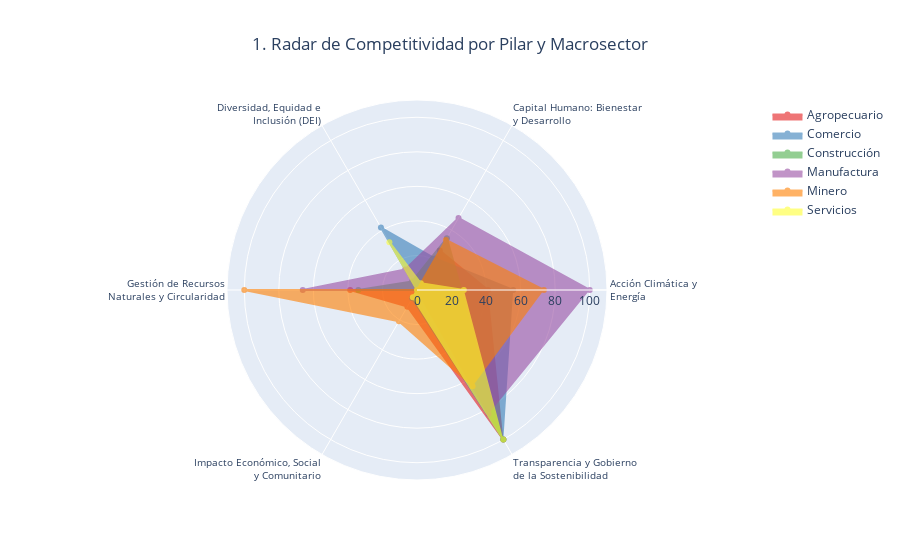

The cell this chart's notebook holds for it:
### Markdown cell above
## 1. Radar de Competitividad por Pilar y Macrosector

### Code cell
# Encadenar las operaciones de pandas para simplificar el proceso:
# 1. Agrupar por Macrosector y Nombre Pilar, calculando la media.
radar_final_df = (
    raw_data.groupby(['Macrosector', 'Nombre Pilar'])['valoracionPonderada']
    .mean()
    .reset_index()
    .pivot_table(
        index='Nombre Pilar',
        columns='Macrosector',
        values='valoracionPonderada'
    )
    .fillna(0)
    .reset_index()
    .rename(columns={'Nombre Pilar': 'category'})
)

categories = radar_final_df['category'].tolist()
macrosectores = radar_final_df.drop(columns='category').columns.tolist()

# Normalize the values for better visualization up to 100
radar_final_df[macrosectores] = radar_final_df[macrosectores].apply(
    lambda x: (x - x.min()) / (x.max() - x.min()) * 100
)   

# Wrap category labels
wrapped_categories = [wrap_text(cat) for cat in categories]

fig = go.Figure()

# Create color palette for different macrosectors
colors = px.colors.qualitative.Set1[:len(macrosectores)]

for i, macrosector in enumerate(macrosectores):
    values = radar_final_df[macrosector].values
    fig.add_trace(go.Scatterpolar(
        r=values,
        theta=wrapped_categories,  # Use wrapped categories
        fill='toself',
        name=macrosector,
        line=dict(color=colors[i % len(colors)]),
        fillcolor=colors[i % len(colors)],
        opacity=0.6
    ))

fig.update_layout(
    polar=dict(
        radialaxis=dict(
            visible=True,
            range=[0, max(radar_final_df.drop(columns='category').max()) * 1.1],  # Dynamic range
            tickmode='linear',
            tick0=0,
            dtick=20
        ),
        angularaxis=dict(
            tickmode='array',
            tickvals=list(range(len(categories))),
            ticktext=wrapped_categories,  # Use wrapped categories
            tickfont=dict(size=10),  # Smaller font for wrapped text
            rotation=0  # Keep labels horizontal for better readability
        )
    ),
    showlegend=True,
    title={
        'text': '1. Radar de Competitividad por Pilar y Macrosector',
        'x': 0.5,
        'xanchor': 'center'
    }
)
fig.show()
save_chart_as_html(fig, '01_radar_macroeconomic.html')
# save as image
fig.write_image("img/01_radar_macroeconomic.png", width=1000, height=800, scale=2)

### Figure 1 — Plotly figure (JSON) as saved in the notebook; plotly's stock layout.template omitted (floating-point values rounded to 4 significant figures)
{"data": [{"fill": "toself", "fillcolor": "rgb(228,26,28)", "line": {"color": "rgb(228,26,28)"}, "name": "Agropecuario", "opacity": 0.6, "r": [41.13, 26.42, 0.0, 38.68, 11.13, 100.0], "theta": ["Acción Climática y<br>Energía", "Capital Humano: Bienestar<br>y Desarrollo", "Diversidad, Equidad e<br>Inclusión (DEI)", "Gestión de Recursos<br>Naturales y Circularidad", "Impacto Económico, Social<br>y Comunitario", "Transparencia y Gobierno<br>de la Sostenibilidad"], "type": "scatterpolar"}, {"fill": "toself", "fillcolor": "rgb(55,126,184)", "line": {"color": "rgb(55,126,184)"}, "name": "Comercio", "opacity": 0.6, "r": [55.68, 21.04, 41.75, 0.0, 5.584, 100.0], "theta": ["Acción Climática y<br>Energía", "Capital Humano: Bienestar<br>y Desarrollo", "Diversidad, Equidad e<br>Inclusión (DEI)", "Gestión de Recursos<br>Naturales y Circularidad", "Impacto Económico, Social<br>y Comunitario", "Transparencia y Gobierno<br>de la Sostenibilidad"], "type": "scatterpolar"}, {"fill": "toself", "fillcolor": "rgb(77,175,74)", "line": {"color": "rgb(77,175,74)"}, "name": "Construcción", "opacity": 0.6, "r": [25.63, 34.62, 5.741, 33.97, 0.0, 100.0], "theta": ["Acción Climática y<br>Energía", "Capital Humano: Bienestar<br>y Desarrollo", "Diversidad, Equidad e<br>Inclusión (DEI)", "Gestión de Recursos<br>Naturales y Circularidad", "Impacto Económico, Social<br>y Comunitario", "Transparencia y Gobierno<br>de la Sostenibilidad"], "type": "scatterpolar"}, {"fill": "toself", "fillcolor": "rgb(152,78,163)", "line": {"color": "rgb(152,78,163)"}, "name": "Manufactura", "opacity": 0.6, "r": [100.0, 48.09, 13.77, 66.13, 0.0, 82.91], "theta": ["Acción Climática y<br>Energía", "Capital Humano: Bienestar<br>y Desarrollo", "Diversidad, Equidad e<br>Inclusión (DEI)", "Gestión de Recursos<br>Naturales y Circularidad", "Impacto Económico, Social<br>y Comunitario", "Transparencia y Gobierno<br>de la Sostenibilidad"], "type": "scatterpolar"}, {"fill": "toself", "fillcolor": "rgb(255,127,0)", "line": {"color": "rgb(255,127,0)"}, "name": "Minero", "opacity": 0.6, "r": [73.46, 33.47, 0.0, 100.0, 20.89, 64.36], "theta": ["Acción Climática y<br>Energía", "Capital Humano: Bienestar<br>y Desarrollo", "Diversidad, Equidad e<br>Inclusión (DEI)", "Gestión de Recursos<br>Naturales y Circularidad", "Impacto Económico, Social<br>y Comunitario", "Transparencia y Gobierno<br>de la Sostenibilidad"], "type": "scatterpolar"}, {"fill": "toself", "fillcolor": "rgb(255,255,51)", "line": {"color": "rgb(255,255,51)"}, "name": "Servicios", "opacity": 0.6, "r": [27.12, 4.451, 31.97, 0.0, 4.787, 100.0], "theta": ["Acción Climática y<br>Energía", "Capital Humano: Bienestar<br>y Desarrollo", "Diversidad, Equidad e<br>Inclusión (DEI)", "Gestión de Recursos<br>Naturales y Circularidad", "Impacto Económico, Social<br>y Comunitario", "Transparencia y Gobierno<br>de la Sostenibilidad"], "type": "scatterpolar"}], "layout": {"polar": {"angularaxis": {"rotation": 0, "tickfont": {"size": 10}, "tickmode": "array", "ticktext": ["Acción Climática y<br>Energía", "Capital Humano: Bienestar<br>y Desarrollo", "Diversidad, Equidad e<br>Inclusión (DEI)", "Gestión de Recursos<br>Naturales y Circularidad", "Impacto Económico, Social<br>y Comunitario", "Transparencia y Gobierno<br>de la Sostenibilidad"], "tickvals": [0, 1, 2, 3, 4, 5]}, "radialaxis": {"dtick": 20, "range": [0, 110.0], "tick0": 0, "tickmode": "linear", "visible": true}}, "showlegend": true, "title": {"text": "1. Radar de Competitividad por Pilar y Macrosector", "x": 0.5, "xanchor": "center"}}}
